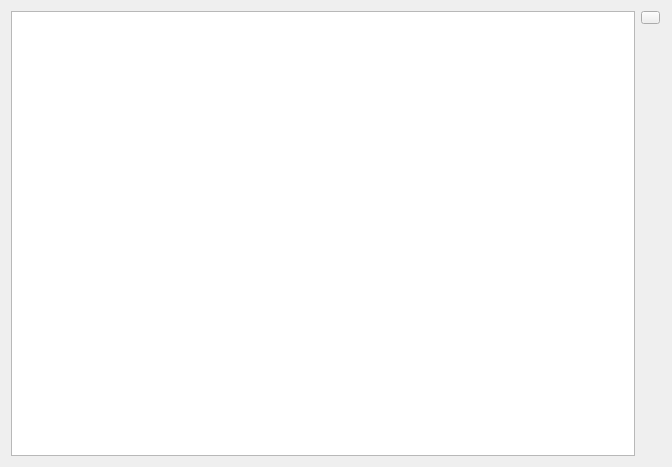
<?xml version="1.0" encoding="UTF-8"?>
<ui version="4.0">
 <class>PageDebugPrint</class>
 <widget class="QWidget" name="PageDebugPrint">
  <property name="geometry">
   <rect>
    <x>0</x>
    <y>0</y>
    <width>672</width>
    <height>467</height>
   </rect>
  </property>
  <property name="windowTitle">
   <string>Form</string>
  </property>
  <layout class="QVBoxLayout" name="verticalLayout_2">
   <item>
    <layout class="QHBoxLayout" name="horizontalLayout">
     <item>
      <widget class="VTextBrowser" name="consoleBrowser">
       <property name="font">
        <font>
         <family>DejaVu Sans Mono</family>
        </font>
       </property>
       <property name="lineWrapMode">
        <enum>QTextEdit::NoWrap</enum>
       </property>
      </widget>
     </item>
     <item>
      <layout class="QVBoxLayout" name="verticalLayout">
       <item>
        <widget class="QPushButton" name="clearButton">
         <property name="sizePolicy">
          <sizepolicy hsizetype="Fixed" vsizetype="Fixed">
           <horstretch>0</horstretch>
           <verstretch>0</verstretch>
          </sizepolicy>
         </property>
         <property name="font">
          <font>
           <pointsize>3</pointsize>
          </font>
         </property>
         <property name="toolTip">
          <string>Clear all text from console</string>
         </property>
         <property name="text">
          <string/>
         </property>
         <property name="icon">
          <iconset resource="../res.qrc">
           <normaloff>:/res/icons/Delete-96.png</normaloff>:/res/icons/Delete-96.png</iconset>
         </property>
        </widget>
       </item>
       <item>
        <spacer name="verticalSpacer">
         <property name="orientation">
          <enum>Qt::Vertical</enum>
         </property>
         <property name="sizeHint" stdset="0">
          <size>
           <width>20</width>
           <height>40</height>
          </size>
         </property>
        </spacer>
       </item>
      </layout>
     </item>
    </layout>
   </item>
  </layout>
 </widget>
 <customwidgets>
  <customwidget>
   <class>VTextBrowser</class>
   <extends>QTextEdit</extends>
   <header>widgets/vtextbrowser.h</header>
  </customwidget>
 </customwidgets>
 <resources>
  <include location="../res.qrc"/>
 </resources>
 <connections>
  <connection>
   <sender>clearButton</sender>
   <signal>clicked()</signal>
   <receiver>consoleBrowser</receiver>
   <slot>clear()</slot>
   <hints>
    <hint type="sourcelabel">
     <x>646</x>
     <y>24</y>
    </hint>
    <hint type="destinationlabel">
     <x>547</x>
     <y>75</y>
    </hint>
   </hints>
  </connection>
 </connections>
</ui>
